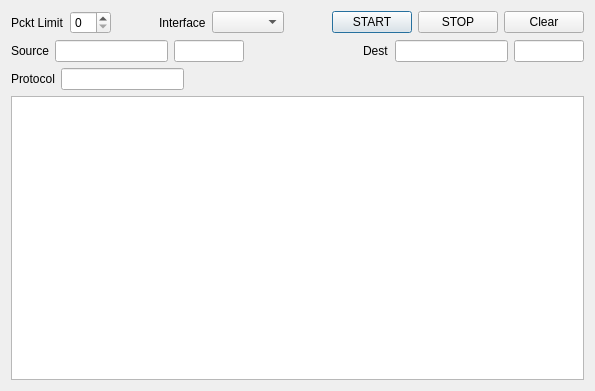
<?xml version="1.0" encoding="UTF-8"?>
<ui version="4.0">
 <class>Dialog</class>
 <widget class="QDialog" name="Dialog">
  <property name="geometry">
   <rect>
    <x>0</x>
    <y>0</y>
    <width>595</width>
    <height>391</height>
   </rect>
  </property>
  <property name="windowTitle">
   <string>Dialog</string>
  </property>
  <layout class="QVBoxLayout" name="verticalLayout">
   <item>
    <layout class="QHBoxLayout" name="horizontalLayout">
     <item>
      <widget class="QLabel" name="label">
       <property name="text">
        <string>Pckt Limit</string>
       </property>
      </widget>
     </item>
     <item>
      <widget class="QSpinBox" name="PcktLimit"/>
     </item>
     <item>
      <spacer name="horizontalSpacer">
       <property name="orientation">
        <enum>Qt::Horizontal</enum>
       </property>
       <property name="sizeHint" stdset="0">
        <size>
         <width>40</width>
         <height>20</height>
        </size>
       </property>
      </spacer>
     </item>
     <item>
      <widget class="QLabel" name="label_5">
       <property name="text">
        <string>Interface</string>
       </property>
      </widget>
     </item>
     <item>
      <widget class="QComboBox" name="Interface"/>
     </item>
     <item>
      <spacer name="horizontalSpacer_2">
       <property name="orientation">
        <enum>Qt::Horizontal</enum>
       </property>
       <property name="sizeHint" stdset="0">
        <size>
         <width>40</width>
         <height>20</height>
        </size>
       </property>
      </spacer>
     </item>
     <item>
      <widget class="QPushButton" name="StartButton">
       <property name="text">
        <string>START</string>
       </property>
      </widget>
     </item>
     <item>
      <widget class="QPushButton" name="StopButton">
       <property name="text">
        <string>STOP</string>
       </property>
      </widget>
     </item>
     <item>
      <widget class="QPushButton" name="ClearButton">
       <property name="text">
        <string>Clear</string>
       </property>
      </widget>
     </item>
    </layout>
   </item>
   <item>
    <layout class="QHBoxLayout" name="horizontalLayout_2">
     <item>
      <widget class="QLabel" name="label_2">
       <property name="text">
        <string>Source</string>
       </property>
      </widget>
     </item>
     <item>
      <widget class="QLineEdit" name="SrcIP"/>
     </item>
     <item>
      <widget class="QLineEdit" name="SrcPort">
       <property name="maximumSize">
        <size>
         <width>70</width>
         <height>16777215</height>
        </size>
       </property>
      </widget>
     </item>
     <item>
      <spacer name="horizontalSpacer_3">
       <property name="orientation">
        <enum>Qt::Horizontal</enum>
       </property>
       <property name="sizeHint" stdset="0">
        <size>
         <width>40</width>
         <height>20</height>
        </size>
       </property>
      </spacer>
     </item>
     <item>
      <widget class="QLabel" name="label_3">
       <property name="text">
        <string>Dest</string>
       </property>
      </widget>
     </item>
     <item>
      <widget class="QLineEdit" name="DestIP"/>
     </item>
     <item>
      <widget class="QLineEdit" name="DestPort">
       <property name="maximumSize">
        <size>
         <width>70</width>
         <height>16777215</height>
        </size>
       </property>
      </widget>
     </item>
    </layout>
   </item>
   <item>
    <layout class="QHBoxLayout" name="horizontalLayout_3">
     <item>
      <widget class="QLabel" name="label_4">
       <property name="text">
        <string>Protocol</string>
       </property>
      </widget>
     </item>
     <item>
      <widget class="QLineEdit" name="Protocol"/>
     </item>
     <item>
      <spacer name="horizontalSpacer_4">
       <property name="orientation">
        <enum>Qt::Horizontal</enum>
       </property>
       <property name="sizeHint" stdset="0">
        <size>
         <width>400</width>
         <height>20</height>
        </size>
       </property>
      </spacer>
     </item>
    </layout>
   </item>
   <item>
    <widget class="QTextBrowser" name="console"/>
   </item>
  </layout>
 </widget>
 <layoutdefault spacing="6" margin="11"/>
 <resources/>
 <connections/>
</ui>
